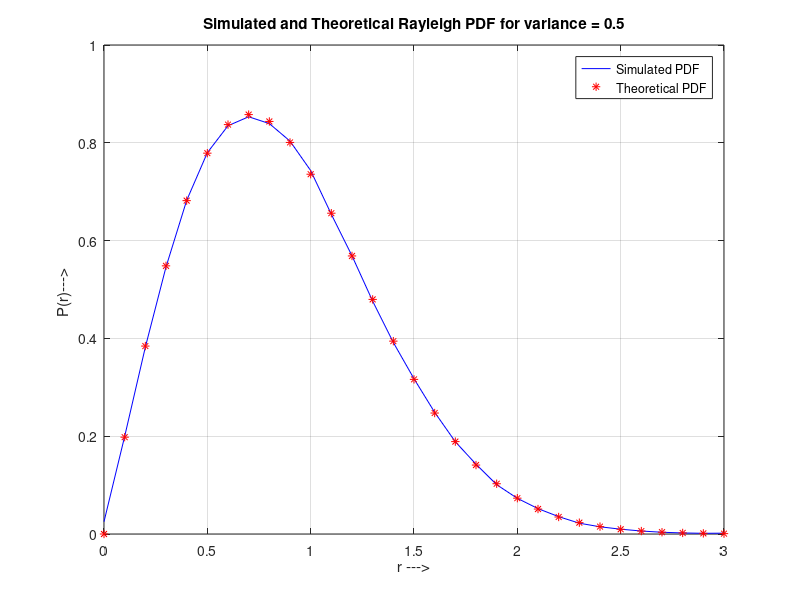
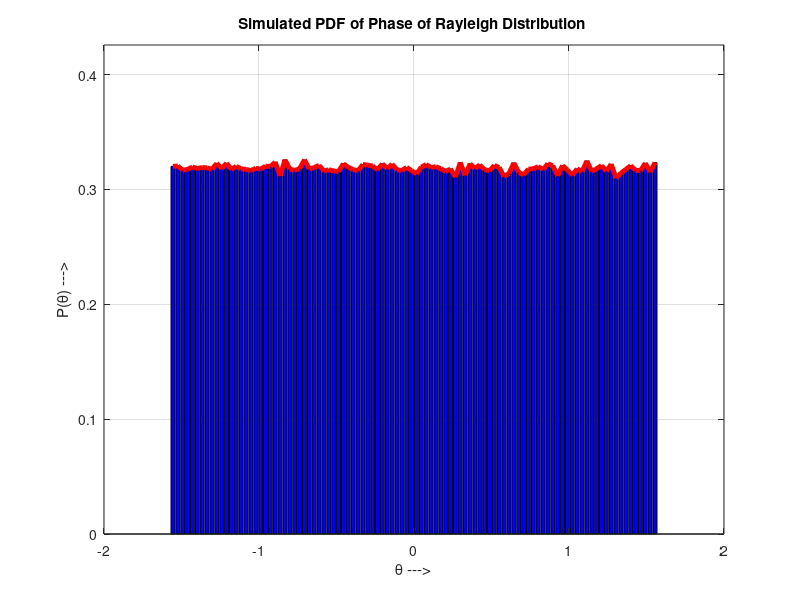

These charts were generated, in order, by the following MATLAB code:
%----Rayleigh_PDF-----------------------------------------
%----------Input Section----------------
N=1000000; %Number of samples to generate
variance = 0.5; % Variance of underlying Gaussian random variables %---------------------------------------
%Independent Gaussian random variables with zero mean and unit variance 
x = randn(1, N);
y = randn(1, N);
%Rayleigh fading envelope with the desired variance
r = sqrt(variance*(x.^2 + y.^2));
%Define bin steps and range for histogram plotting
step = 0.1;
range = 0:step:3;
%Get histogram values and approximate it to get the pdf curve
h = hist(r, range);
approxPDF = h/(step*sum(h)); %Simulated PDF from the x and y samples
%Theoritical PDF from the Rayleigh Fading equation
theoretical = (range/variance).*exp(-range.^2/(2*variance));
plot(range, approxPDF,'b', range, theoretical,'r*');
title('Simulated and Theoretical Rayleigh PDF for variance = 0.5')
legend('Simulated PDF','Theoretical PDF')
xlabel('r --->');
ylabel('P(r)---> ');
grid;
%PDF of phase of the Rayleigh envelope
theta = atan(y./x);
figure(2)
hist(theta); %Plot histogram of the phase part
%Approximate the histogram of the phase part to a nice PDF curve
[counts,range] = hist(theta,100);
step=range(2)-range(1);
%Normalizing the PDF to match theoretical curve
approxPDF = counts/(step*sum(counts)); %Simulated PDF from the x and y samples 
bar(range, approxPDF,'b');
hold on
plotHandle=plot(range, approxPDF,'r');
set(plotHandle,'LineWidth',3.5);
axis([-2 2 0 max(approxPDF)+0.1])
hold off
title('Simulated PDF of Phase of Rayleigh Distribution ');
xlabel('\theta --->');
ylabel('P(\theta) --->');
grid;